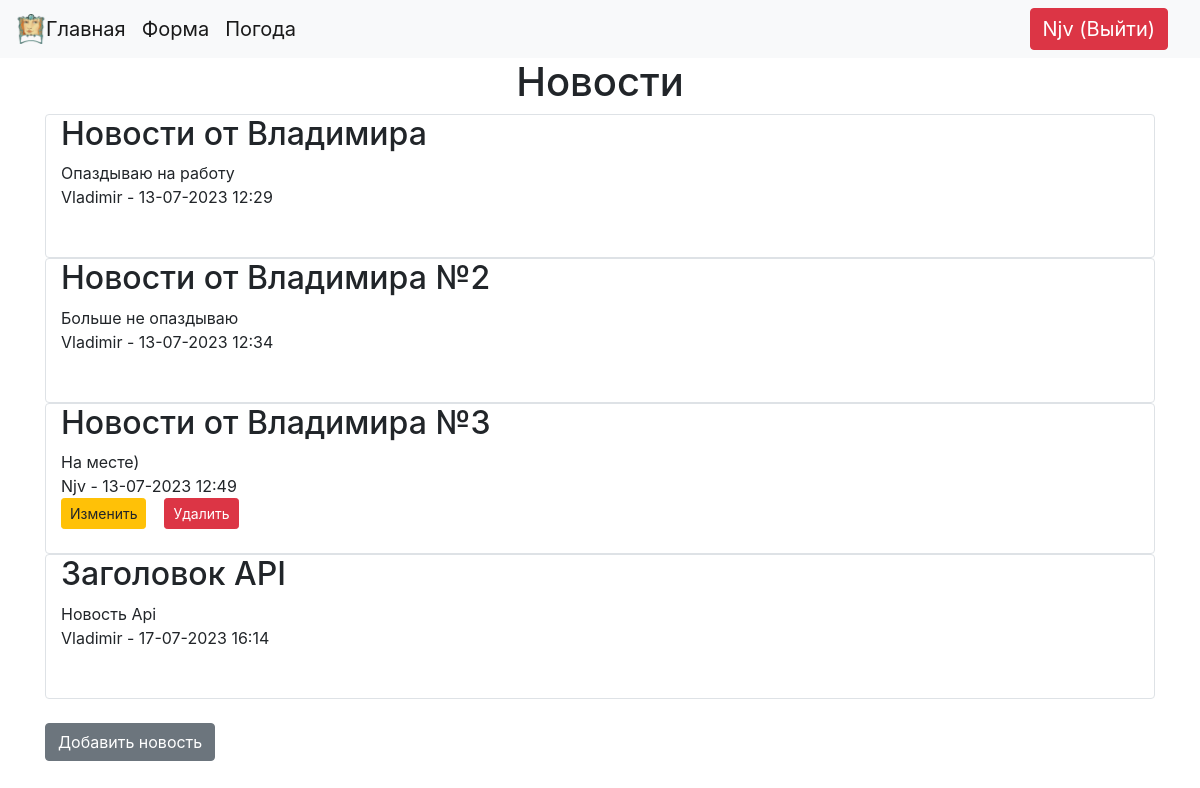
Screenshot of /index (signed in) with the database file from the repository.
### data/users.py (models this page shows, shortened)
class User(SqlAlchemyBase, UserMixin, SerializerMixin):
    __tablename__ = 'users'
    id = sqlalchemy.Column(sqlalchemy.Integer, primary_key=True, autoincrement=True)
    name = sqlalchemy.Column(sqlalchemy.String, nullable=True)
    about = sqlalchemy.Column(sqlalchemy.String, nullable=True)
    email = sqlalchemy.Column(sqlalchemy.String, index=True, unique=True, nullable=True)
    hashed_password = sqlalchemy.Column(sqlalchemy.String, nullable=True)
    create_date = sqlalchemy.Column(sqlalchemy.DateTime, default=datetime.datetime.now())
    news = orm.relationship("News", back_populates='user')  # связываем с классом и user

### data/news.py (models this page shows, shortened)
class News(SqlAlchemyBase, UserMixin, SerializerMixin):
    __tablename__ = 'news'
    id = sqlalchemy.Column(sqlalchemy.Integer, primary_key=True, autoincrement=True)
    title = sqlalchemy.Column(sqlalchemy.String, nullable=True)
    content = sqlalchemy.Column(sqlalchemy.String, nullable=True)
    create_date = sqlalchemy.Column(sqlalchemy.DateTime, default=datetime.datetime.now())
    is_private = sqlalchemy.Column(sqlalchemy.Boolean, default=True)
    is_published = sqlalchemy.Column(sqlalchemy.Boolean, default=True)
    user_id = sqlalchemy.Column(sqlalchemy.Integer, sqlalchemy.ForeignKey("users.id"))
    user = orm.relationship('User')  # связываем с классом

### main.py (the view)
@app.route('/')
@app.route('/index')
def index():
    db_sess = db_session.create_session()
    if current_user.is_authenticated:
        news = db_sess.query(News).filter((News.user == current_user) | (News.is_private != True))
    else:
        news = db_sess.query(News).filter(News.is_private != True)
    return render_template('index.html', title='Новости', news=news)  # * список **словарь

### data/db_session.py (called while the page is built)
def create_session() -> Session:  # аннотатор функций, возвращает сессию
    global created
    return created()

### main.py (called while the page is built)
@login_manager.user_loader
def load_user(user_id):
    db_sess = db_session.create_session()
    return db_sess.get(User, user_id)

### templates/index.html
{% extends "base.html" %}
{% block content %}
<h1 align="center"> Новости </h1>
<div class="container">
{% for item in news %}
<div class="col border rounded ">
    <h2>{{ item.title }} </h2>
    <div>{{ item.content }}</div>
    <div>{{ item.user.name }} - {{ item.create_date.strftime("%d-%m-%Y %H:%M")}}</div>
 {% if current_user.is_authenticated and current_user == item.user %}
        <a href="/news/{{ item.id }}" class="btn btn-sm btn-warning">Изменить</a>&nbsp; &nbsp;
        <a href="/news_del/{{ item.id }}" class="btn btn-sm btn-danger"
           title="Удалить новость: &laquo;{{item.title}}&raquo;"
           onclick="return confirm('Вы действительно хотите удалить новость &laquo;{{item.title}}&raquo;?')">Удалить</a>
    {% endif %}
<br><br></div>
{% endfor %}
{% if current_user.is_authenticated %}
    <br><a href="news" class="btn btn-secondary">Добавить новость</a><br><br>
{% endif %}
</div>
{% endblock %}

### templates/base.html (shortened to what this page needs)
<!DOCTYPE html>
<html lang="en">
<head>
    <link rel="stylesheet" type="text/css" href="../static/css/style.css">
    <link rel="stylesheet" href="https://cdn.jsdelivr.net/npm/bootstrap@4.6.2/dist/css/bootstrap.min.css"
>
</head>
<body>
<header>
    <nav class="navbar navbar-light bg-light d-flex justify-content-start">
        <a class="navbar-brand" href="/index">
            <img src="../static/images/Picture-icon.png" width="30" height="30"
                 class="d-inline-block align-top" alt="">Главная</a>
        <a class="navbar-brand" href="/form_sample">Форма</a>
        <a class="navbar-brand" href="/weather_form">Погода</a>
        {% if current_user.is_authenticated %}
        <a class="navbar-brand btn btn-danger text-white ml-auto" title="Нажмите для выхода" href="/logout">{{ current_user.name}} (Выйти)</a>
        {% else %}
        <a class="navbar-brand" href="/login">Авторизация</a>
        <a class="navbar-brand" href="/register">Регистрация</a>
        {% endif %}
    </nav>
</header>
{% block content %}{% endblock %}
</body>
</html>

### rows the page displays
User: name "Njv"
News: title "Новости от Владимира", content "Опаздываю на работу", user.name "Vladimir", create_date "13-07-2023 12:29"
News: title "Новости от Владимира №2", content "Больше не опаздываю", user.name "Vladimir", create_date "13-07-2023 12:34"
News: title "Новости от Владимира №3", content "На месте)", user.name "Njv", create_date "13-07-2023 12:49"
News: title "Заголовок API", content "Новость Api", user.name "Vladimir", create_date "17-07-2023 16:14"
